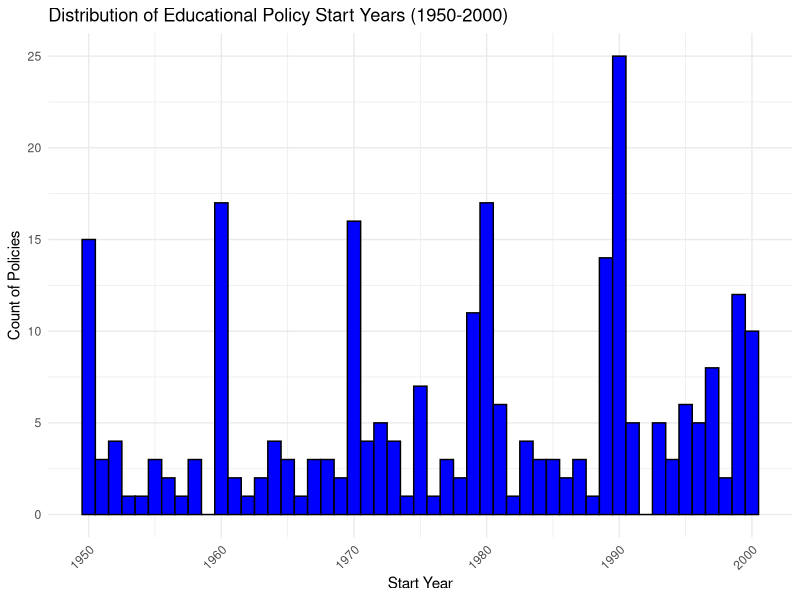

Source code (R):
## ---- chunk 1
install.packages("distill", repos = "http://cran.us.r-project.org")
## ---- chunk 2
library(ggplot2)
library(tidyverse)
## ---- chunk 3
read_csv("PolData.csv")
## ---- chunk 4
education_data <- read.csv("PolData.csv")
## ---- chunk 5
education_data_filtered <- education_data[education_data$year_start >= 1950 & education_data$year_start <= 2000, ]

ggplot(education_data_filtered, aes(x = year_start)) +
  geom_histogram(binwidth = 1, fill = "blue", color = "black") +
  theme_minimal() +
  labs(title = "Distribution of Educational Policy Start Years (1950-2000)",
       x = "Start Year",
       y = "Count of Policies") +
  theme(axis.text.x = element_text(angle = 45, hjust = 1))
## ---- chunk 6
library(dplyr)
library(knitr)

names(education_data)
## ---- chunk 7
education_data_filtered <- education_data[education_data$year_start >= 1950 & education_data$year_start <= 2000, ]

summary_table <- education_data_filtered |>
  group_by(year_start) |>
  summarize(Count_of_Policies = n())

kable(summary_table, caption = "Count of Educational Policies by Start Year (1950-2000)")
